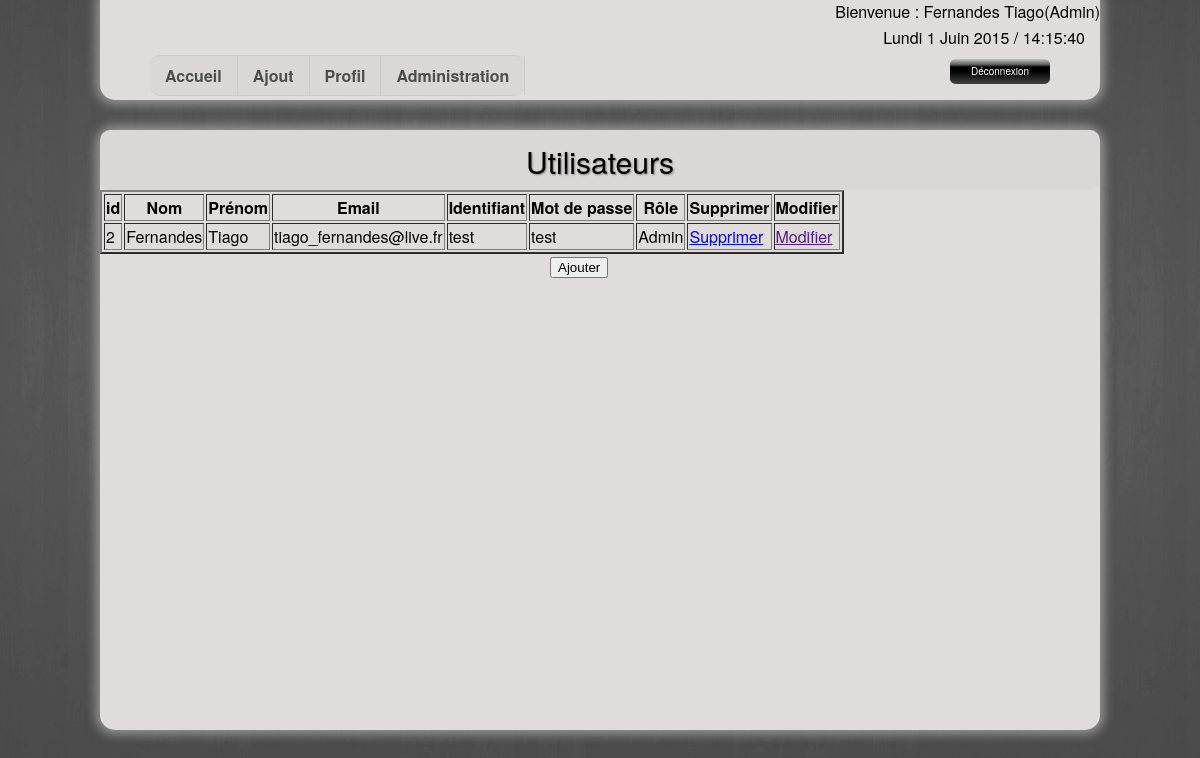
/Site/admin.php (signed in), run on the app's committed database.
### tables this page shows
CREATE TABLE IF NOT EXISTS `utilisateur` (
  `idUtilisateur` int(11) NOT NULL AUTO_INCREMENT,
  `nomUtilisateur` varchar(45) DEFAULT NULL,
  `prenomUtilisateur` varchar(45) DEFAULT NULL,
  `email` varchar(45) DEFAULT NULL,
  `login` varchar(45) DEFAULT NULL,
  `password` varchar(45) DEFAULT NULL,
  `role` varchar(45) DEFAULT NULL,
  PRIMARY KEY (`idUtilisateur`)
);

### Site/fonctions.php (called while the page is built, shortened)
<?php
require_once('connexion.php');
function getAllUtilisateur(){
    global $pdo;
    $query = 'SELECT * FROM utilisateur';
    try {
      $result = $pdo->query($query)->fetchAll(PDO::FETCH_ASSOC);
      return $result;
    }
    catch ( Exception $e ) {
      die ("Erreur dans la requete ".$e->getMessage());
    }
}

### Site/admin.php (the view, shortened to what this page needs)
<?php
    require_once('fonctions.php');
    $listeUtilisateur = getAllUtilisateur($pdo);
?>
<!doctype html>
<html lang="fr">
    <head>
        <link rel="stylesheet" type="text/css" href="style.css">
    </head>
    <body>
        <?php require_once('entete.php'); ?>
        <div id="contenu">
            <div id="banniere">
                  Utilisateurs
            </div>
                <table border=2>
                  <th>id</th>
                  <th>Nom</th>
                  <th>Prénom</th>
                  <th>Email</th>
                  <th>Identifiant</th>
                  <th>Mot de passe</th>
                  <th>Rôle</th>
                  <th>Supprimer</th>
                  <th>Modifier</th>
                <?php foreach ($listeUtilisateur as $cle=>$valeur): ?>
                    <tr>
                    <?php foreach ($valeur as $val): ?>
                        <td><?= htmlentities($val) ?></td>
                    <?php endforeach; ?>
                        <td><a href=admin.php?delete=<?= htmlentities($valeur['idUtilisateur']) ?>
                            onClick="return(confirm('Supprimer <?= $valeur['prenomUtilisateur']  ?> ?'));">Supprimer</a></td>
                        <td><a href="" >Modifier</a></td>
                        </tr>
                 <?php endforeach; ?>
        </table>
            <input onclick="window.location='add_user.php';"  class="button1" type="submit" value="Ajouter">
        </div>
    </body>
</html>

### Site/style.css (style rules this page uses)
html { background: url(image/bg.jpg) no-repeat center fixed; background-size: cover; font-family: "Helvetica Neue", Helvetica, arial, sans-serif; }
#contenu { border-radius:15px; width: 1000px; height: 600px; background-color: #E1DCDC; margin-left: auto; margin-right: auto; margin-top: 30px; box-shadow: 0px 0px 10px 5px rgba(164, 162, 162, 0.75); -moz-box-shadow: 0px 0px 10px 5px rgba(164, 162, 162, 0.75); -webkit-box-shadow: 0px 0px 10px 5px rgba(164, 162, 162, 0.75); }
#banniere { border-radius:10px; width: 1000px; height: 50px; background-color: #DBD7D7; font-size: 30px; text-shadow:1px 1px 2px gray; text-align: center; padding-top: 10px; }
input { margin-top: 2px; }
body { height: auto; }
.button1 { margin-left: 45%; }

### data on the page
utilisateur: idUtilisateur "2", nomUtilisateur "Fernandes", prenomUtilisateur "Tiago", email "tiago_fernandes@live.fr", val "test", role "Admin"

### other printed values
$_SESSION['nom'] "Fernandes"
$_SESSION['prenom'] "Tiago"
$_SESSION['role'] "Admin"
